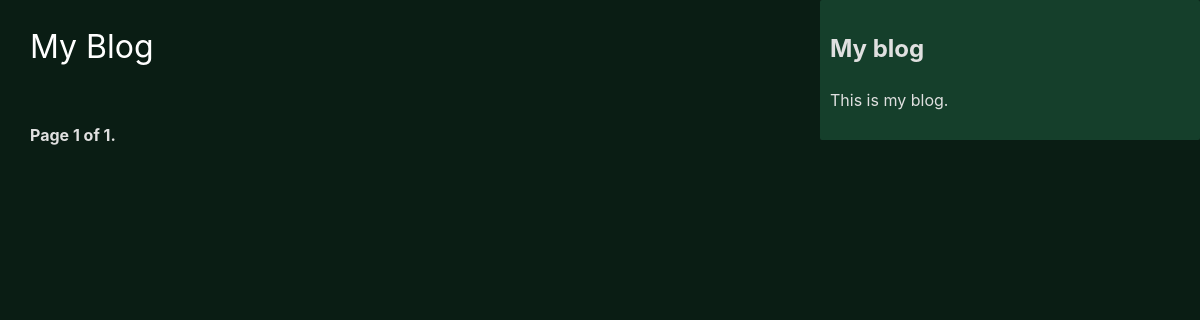
The app's page /, older data.
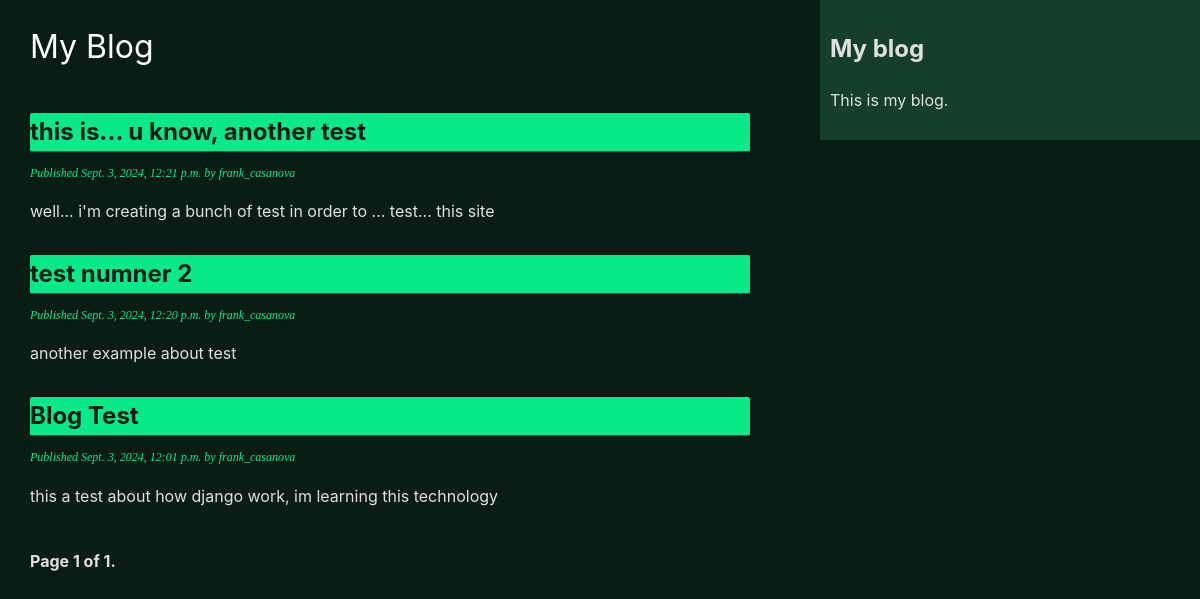
The same page, newer data.
### blog/models.py (models this page shows, shortened)
class Post_djb(models.Model):
    class Status(models.TextChoices):
        DRAFT = 'd', 'Draft'
        PUBLISHED = 'p', 'Published'
    title = models.CharField(max_length=87)
    slug = models.SlugField(max_length=87, unique_for_date='publish')
    author = models.ForeignKey(settings.AUTH_USER_MODEL, on_delete=models.CASCADE, related_name='blog_posts')
    body = models.TextField()
    publish = models.DateTimeField(default=timezone.now)
    created = models.DateTimeField(auto_now_add=True)
    updated = models.DateTimeField(auto_now=True)
    status = models.CharField(max_length=1, choices=Status.choices, default=Status.DRAFT)
    objects = models.Manager()
    published = PublishedManager()
    class Meta:
        ordering = ['-publish']
        indexes = [
            models.Index(fields=['-publish']),
        ]
    def get_absolute_url(self):
        return reverse("blog:post_detail", args=[
            self.publish.year,
            self.publish.month,
            self.publish.day,
            self.slug
            ])

### blog/views.py (the view)
# urls.py: path('', views.PostListView.as_view(), name='post_list'),
class PostListView(ListView):
    queryset = Post_djb.published.all()
    context_object_name = 'posts'
    paginate_by = 4
    template_name = 'blog/post/list.html'

### blog/templates/blog/post/list.html (shortened to what this page needs)
{% extends "blog/base.html" %}
{% block content %}
  <h1>My Blog</h1>
  {% for post in posts %}
      <a href="{{ post.get_absolute_url }}">
        <h2 class="post-title">{{ post.title }}</h2>
      </a>
    <p class="date">
      Published {{ post.publish }} by {{ post.author }}
    </p>
    <div class="post-body">
      {{ post.body|truncatewords:17|linebreaks }}
    </div>
  {% endfor %}
  {% include "pagination.html" with page=page_obj %}
{% endblock %}

### blog/templates/blog/base.html (shortened to what this page needs)
{% load static %}
<!DOCTYPE html>
<html>
<head>
  <link href="{% static "css/style.css" %}" rel="stylesheet">
</head>
<body>
  <div id="content">
    {% block content %}
    {% endblock %}
  </div>
  <div id="sidebar">
    <h2>My blog</h2>
    <p>This is my blog.</p>
  </div>
</body>
</html>

### blog/templates/pagination.html (shortened to what this page needs)
<div class="pagination">
    <span class="step-links">
      <span class="current">
        Page {{ page.number }} of {{ page.paginator.num_pages }}.
      </span>
    </span>
  </div>

### blog/static/css/style.css (style rules this page uses)
body { margin: 0; padding: 0; font-family: 'Inter', sans-serif; background-color: #0A1D14; color: #E0E0E0; line-height: 1.6; transition: background-color 0.3s, color 0.3s; }
a { color: #0AE98A; text-decoration: none; transition: color 0.3s; }
h1 { font-weight: normal; color: #FFFFFF; animation: slideInDown 1s ease-in-out; }
h1 { padding-bottom: 10px; transition: border-color 0.3s; }
h2.post-title { border-bottom: 1px solid #1D5C3F; margin: 30px 0 0; color: #0A1D14; background-color: #0AE98A; cursor: pointer; transition: color 0.8s, background-color 0.8s; border-radius: 2px; }
#content { float: left; width: 60%; padding-left: 30px; }
#sidebar { float: right; width: 30%; padding: 10px; background: #153F2B; height: 100%; transition: background-color 0.3s; border-radius: 2px; }
p.date { color: #0AE98A; font-family: 'Georgia', serif; font-size: 12px; font-style: italic; }
.pagination { margin: 40px 0; font-weight: bold; color: #E0E0E0; animation: slideInLeft 3s ease-in-out; }

Row changes from the older to the newer data that the page shows:
added Post_djb: title "this is... u know, another test", publish "Sept. 3, 2024, 12:21 p.m.", author "frank_casanova", body "well... i'm creating a bunch of test in order to ... test... this site"
added Post_djb: title "test numner 2", publish "Sept. 3, 2024, 12:20 p.m.", author "frank_casanova", body "another example about test"
added Post_djb: title "Blog Test", publish "Sept. 3, 2024, 12:01 p.m.", author "frank_casanova", body "this a test about how django work, im learning this technology"
